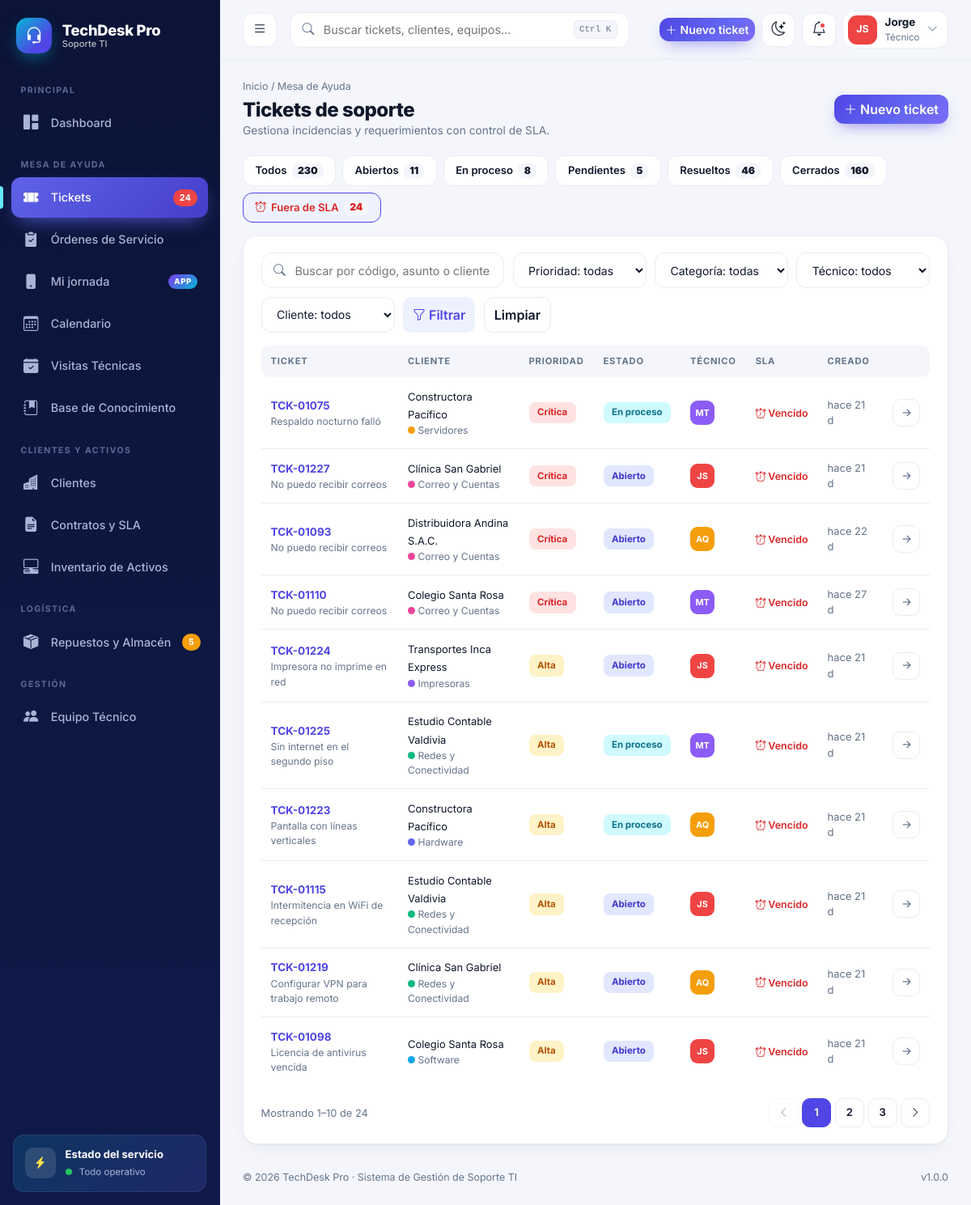
Page /tickets?vencidos=1 (signed in) on the committed database.
### tables this page shows
CREATE TABLE IF NOT EXISTS `tickets` (
  `id` int unsigned NOT NULL AUTO_INCREMENT,
  `codigo` varchar(20) NOT NULL,
  `cliente_id` int unsigned NOT NULL,
  `activo_id` int unsigned DEFAULT NULL,
  `categoria_id` tinyint unsigned NOT NULL,
  `asunto` varchar(180) NOT NULL,
  `descripcion` text,
  `prioridad` enum('baja','media','alta','critica') NOT NULL DEFAULT 'media',
  `estado` enum('abierto','en_proceso','pendiente','resuelto','cerrado') NOT NULL DEFAULT 'abierto',
  `canal` enum('web','correo','telefono','whatsapp','presencial') NOT NULL DEFAULT 'web',
  `tecnico_id` int unsigned DEFAULT NULL,
  `creado_por` int unsigned DEFAULT NULL,
  `fecha_limite` datetime DEFAULT NULL,
  `resuelto_at` datetime DEFAULT NULL,
  `created_at` datetime NOT NULL DEFAULT CURRENT_TIMESTAMP,
  `updated_at` datetime NOT NULL DEFAULT CURRENT_TIMESTAMP ON UPDATE CURRENT_TIMESTAMP,
  PRIMARY KEY (`id`),
  UNIQUE KEY `codigo` (`codigo`),
  KEY `idx_estado` (`estado`),
  KEY `idx_created` (`created_at`),
  KEY `cliente_id` (`cliente_id`),
  KEY `categoria_id` (`categoria_id`),
  KEY `tecnico_id` (`tecnico_id`),
  KEY `activo_id` (`activo_id`),
  CONSTRAINT `tickets_ibfk_1` FOREIGN KEY (`cliente_id`) REFERENCES `clientes` (`id`),
  CONSTRAINT `tickets_ibfk_2` FOREIGN KEY (`categoria_id`) REFERENCES `categorias` (`id`),
  CONSTRAINT `tickets_ibfk_3` FOREIGN KEY (`tecnico_id`) REFERENCES `usuarios` (`id`) ON DELETE SET NULL,
  CONSTRAINT `tickets_ibfk_4` FOREIGN KEY (`activo_id`) REFERENCES `activos` (`id`) ON DELETE SET NULL
);

CREATE TABLE IF NOT EXISTS `clientes` (
  `id` int unsigned NOT NULL AUTO_INCREMENT,
  `razon_social` varchar(150) NOT NULL,
  `ruc` varchar(15) DEFAULT NULL,
  `rubro` varchar(80) DEFAULT NULL,
  `direccion` varchar(200) DEFAULT NULL,
  `telefono` varchar(25) DEFAULT NULL,
  `email` varchar(120) DEFAULT NULL,
  `contacto` varchar(100) DEFAULT NULL,
  `estado` tinyint(1) NOT NULL DEFAULT '1',
  `created_at` timestamp NULL DEFAULT CURRENT_TIMESTAMP,
  PRIMARY KEY (`id`)
);

CREATE TABLE IF NOT EXISTS `categorias` (
  `id` tinyint unsigned NOT NULL AUTO_INCREMENT,
  `nombre` varchar(60) NOT NULL,
  `icono` varchar(40) NOT NULL DEFAULT 'bi-tag',
  `color` varchar(9) NOT NULL DEFAULT '#4f46e5',
  PRIMARY KEY (`id`)
);

### core/Controller.php (called while the page is built, shortened)
<?php
class Controller
{
    protected function render(string $view, array $data = [], string $title = ''): void
    {
        extract($data);
        require APP_PATH . "/views/{$view}.php";
        require APP_PATH . '/views/layouts/main.php';
    }
    protected function paginate(int $total, int $per, int $page): array
    {
        $pages = max(1, (int)ceil($total / $per));
        $page = min(max(1, $page), $pages);
        return ['page' => $page, 'pages' => $pages, 'per' => $per, 'total' => $total, 'offset' => ($page - 1) * $per];
    }
}

### app/controllers/TicketsController.php (called while the page is built, shortened)
<?php
class TicketsController extends Controller
{
    private Ticket $m;
    public function __construct() { require_once APP_PATH . '/models/Ticket.php'; $this->m = new Ticket(); }
    public function index(): void
    {
        $f = [];
        foreach (['q', 'estado', 'prioridad', 'categoria', 'tecnico', 'cliente', 'vencidos'] as $k) $f[$k] = trim($_GET[$k] ?? '');
        $f['orden'] = in_array($f['estado'], ['abierto', 'en_proceso', 'pendiente'], true) || $f['vencidos'];
        $page = (int)($_GET['page'] ?? 1);
        $total = $this->m->listar($f, 1, 0)[1];
        $pg = $this->paginate($total, 10, $page);
        [$rows] = $this->m->listar($f, $pg['per'], $pg['offset']);
        $this->render('tickets/index', [
            'rows' => $rows, 'pg' => $pg, 'f' => $f, 'conteos' => $this->m->conteos(),
            'categorias' => $this->m->categorias(), 'tecnicos' => $this->m->tecnicos(), 'clientes' => $this->m->clientes(),
        ], 'Tickets');
    }
}

### index.php (called while the page is built, shortened)
<?php
require ROOT_PATH . '/core/helpers.php';
require ROOT_PATH . '/core/Database.php';
require ROOT_PATH . '/core/Controller.php';
try {
    (new App())->run();
} catch (PDOException $e) {
    http_response_code(500);
    echo '<!doctype html><meta charset="utf-8"><body style="font-family:system-ui;padding:48px;max-width:640px;margin:auto">'
       . '<h2>No se pudo conectar a la base de datos</h2>'
       . '<p>Ejecuta primero el instalador: <a href="' . BASE_URL . '/install.php">install.php</a></p>'
       . '<pre style="background:#f3f4f6;padding:12px;border-radius:8px;white-space:pre-wrap">' . htmlspecialchars($e->getMessage()) . '</pre></body>';
}

### core/Database.php (called while the page is built)
<?php
class Database
{
    private static ?PDO $pdo = null;
    public static function conn(): PDO
    {
        if (self::$pdo === null) {
            $dsn = 'mysql:host=' . DB_HOST . ';port=' . DB_PORT . ';dbname=' . DB_NAME . ';charset=utf8mb4';
            self::$pdo = new PDO($dsn, DB_USER, DB_PASS, [
                PDO::ATTR_ERRMODE            => PDO::ERRMODE_EXCEPTION,
                PDO::ATTR_DEFAULT_FETCH_MODE => PDO::FETCH_ASSOC,
                PDO::ATTR_EMULATE_PREPARES   => false,
            ]);
        }
        return self::$pdo;
    }
}

### app/models/Ticket.php (called while the page is built, shortened)
<?php
class Ticket
{
    private PDO $db;
    public function __construct() { $this->db = Database::conn(); }
    private function all(string $sql, array $p = []): array { $s = $this->db->prepare($sql); $s->execute($p); return $s->fetchAll(); }
    private function one(string $sql, array $p = []): ?array { $s = $this->db->prepare($sql); $s->execute($p); return $s->fetch() ?: null; }
    public function listar(array $f, int $limit, int $offset): array
    {
        [$w, $p] = $this->where($f);
        $total = (int)$this->one("SELECT COUNT(*) n FROM tickets t JOIN clientes c ON c.id=t.cliente_id $w", $p)['n'];
        $rows = $this->all("SELECT t.*, c.razon_social cliente, cat.nombre categoria, cat.color cat_color,
                CONCAT(u.nombres,' ',u.apellidos) tecnico, u.avatar_color color
            FROM tickets t JOIN clientes c ON c.id=t.cliente_id JOIN categorias cat ON cat.id=t.categoria_id
            LEFT JOIN usuarios u ON u.id=t.tecnico_id $w
            ORDER BY " . ($f['orden'] ?? false ? "FIELD(t.prioridad,'critica','alta','media','baja'), " : '') . "t.created_at DESC
            LIMIT $limit OFFSET $offset", $p);
        return [$rows, $total];
    }
    private function where(array $f): array
    {
        $w = []; $p = [];
        if (!empty($f['vencidos'])) $w[] = "t.estado IN ('abierto','en_proceso','pendiente') AND t.fecha_limite < NOW()";
        return [$w ? 'WHERE ' . implode(' AND ', $w) : '', $p];
    }
}

### app/views/tickets/index.php (the view, shortened to what this page needs)
<?php
$chips = ['' => ['Todos', $conteos['todos']], 'abierto' => ['Abiertos', $conteos['abierto'] ?? 0], 'en_proceso' => ['En proceso', $conteos['en_proceso'] ?? 0],
          'pendiente' => ['Pendientes', $conteos['pendiente'] ?? 0], 'resuelto' => ['Resueltos', $conteos['resuelto'] ?? 0], 'cerrado' => ['Cerrados', $conteos['cerrado'] ?? 0]];
$hay = $f['q'] !== '' || $f['estado'] !== '' || $f['prioridad'] !== '' || $f['categoria'] !== '' || $f['tecnico'] !== '' || $f['cliente'] !== '' || $f['vencidos'] !== '';
$base = function (array $over) use ($f) { $q = array_filter(array_merge($f, ['page' => null, 'orden' => null], $over), fn($v) => $v !== '' && $v !== null && $v !== false); return '?' . http_build_query($q); };
?>
<div class="page-head">
  <div>
    <div class="crumbs"><a href="<?= url('dashboard') ?>">Inicio</a> / Mesa de Ayuda</div>
    <h1>Tickets de soporte</h1>
    <p>Gestiona incidencias y requerimientos con control de SLA.</p>
  </div>
  <a href="<?= url('tickets/crear') ?>" class="btn btn-brand"><i class="bi bi-plus-lg me-1"></i>Nuevo ticket</a>
</div>
<div class="d-flex flex-wrap gap-2 mb-3">
  <?php foreach ($chips as $k => [$lab, $n]): ?>
    <a href="<?= e($base(['estado' => $k, 'vencidos' => ''])) ?>" class="state-chip <?= ($f['estado'] === (string)$k && $f['vencidos'] === '') ? 'active' : '' ?>"><?= e($lab) ?> <b><?= (int)$n ?></b></a>
  <?php endforeach; ?>
  <a href="<?= e($base(['estado' => '', 'vencidos' => '1'])) ?>" class="state-chip <?= $f['vencidos'] !== '' ? 'active' : '' ?>" style="<?= $conteos['vencidos'] ? 'color:#dc2626' : '' ?>"><i class="bi bi-alarm"></i> Fuera de SLA <b><?= (int)$conteos['vencidos'] ?></b></a>
</div>
<div class="card-ui">
  <form method="get" class="filter-bar">
    <div class="search-ui"><i class="bi bi-search"></i><input type="text" name="q" value="<?= e($f['q']) ?>" placeholder="Buscar por código, asunto o cliente…"></div>
    <select name="prioridad" class="select-ui" onchange="this.form.submit()"><option value="">Prioridad: todas</option>
      <?php foreach (PRIORIDADES as $k => $v): ?><option value="<?= $k ?>" <?= $f['prioridad'] === $k ? 'selected' : '' ?>><?= $v ?></option><?php endforeach; ?></select>
    <select name="categoria" class="select-ui" onchange="this.form.submit()"><option value="">Categoría: todas</option>
      <?php foreach ($categorias as $c): ?><option value="<?= $c['id'] ?>" <?= $f['categoria'] === (string)$c['id'] ? 'selected' : '' ?>><?= e($c['nombre']) ?></option><?php endforeach; ?></select>
    <select name="tecnico" class="select-ui" onchange="this.form.submit()"><option value="">Técnico: todos</option><option value="0" <?= $f['tecnico'] === '0' ? 'selected' : '' ?>>Sin asignar</option>
      <?php foreach ($tecnicos as $c): ?><option value="<?= $c['id'] ?>" <?= $f['tecnico'] === (string)$c['id'] ? 'selected' : '' ?>><?= e($c['nombre']) ?></option><?php endforeach; ?></select>
    <select name="cliente" class="select-ui" onchange="this.form.submit()"><option value="">Cliente: todos</option>
      <?php foreach ($clientes as $c): ?><option value="<?= $c['id'] ?>" <?= $f['cliente'] === (string)$c['id'] ? 'selected' : '' ?>><?= e($c['razon_social']) ?></option><?php endforeach; ?></select>
    <button class="btn btn-soft" type="submit"><i class="bi bi-funnel me-1"></i>Filtrar</button>
    <?php if ($hay): ?><a href="<?= url('tickets') ?>" class="btn btn-ghost">Limpiar</a><?php endif; ?>
  </form>
  <div class="table-responsive">
    <table class="table-ui">
      <thead><tr><th>Ticket</th><th>Cliente</th><th>Prioridad</th><th>Estado</th><th>Técnico</th><th>SLA</th><th>Creado</th><th style="width:1%"></th></tr></thead>
      <tbody>
      <?php foreach ($rows as $t): [$sc, $st] = sla_info($t); ?>
        <tr>
          <td><a href="<?= url('tickets/ver/' . $t['id']) ?>" class="tk-code fw-bold"><?= e($t['codigo']) ?></a><div class="tk-sub"><?= e(mb_strimwidth($t['asunto'], 0, 46, '…')) ?></div></td>
          <td><span class="small"><?= e($t['cliente']) ?></span><div class="tk-sub"><i class="dot" style="background:<?= e($t['cat_color']) ?>"></i> <?= e($t['categoria']) ?></div></td>
          <td><?= prio_pill($t['prioridad']) ?></td>
          <td><?= estado_pill($t['estado']) ?></td>
          <td><?= $t['tecnico'] ? avatar_html($t['tecnico'], $t['color'], 'avatar-sm') : '<span class="text-muted small">Sin asignar</span>' ?></td>
          <td><span class="sla sla-<?= $sc === 'bad' ? 'bad' : 'ok' ?>" style="<?= $sc === 'warn' ? 'color:#d97706' : '' ?>"><i class="bi <?= $sc === 'bad' ? 'bi-alarm' : 'bi-clock' ?>"></i> <?= e($st) ?></span></td>
          <td class="small text-muted"><?= e(hace($t['created_at'])) ?></td>
          <td><div class="row-actions"><a class="act-btn" href="<?= url('tickets/ver/' . $t['id']) ?>" title="Abrir"><i class="bi bi-arrow-right-short fs-5"></i></a></div></td>
        </tr>
      <?php endforeach; if (!$rows): ?>
        <tr><td colspan="8" class="empty-row"><i class="bi bi-inbox"></i>No hay tickets con esos filtros.</td></tr>
      <?php endif; ?>
      </tbody>
    </table>
  </div>
  <?= pager($pg) ?>
</div>

### core/helpers.php (shortened to what this page needs)
<?php
function e($v): string { return htmlspecialchars((string)$v, ENT_QUOTES, 'UTF-8'); }
function url(string $p = ''): string { return BASE_URL . '/' . ltrim($p, '/'); }
function iniciales(string $n): string {
    $p = preg_split('/\s+/', trim($n)); $i = mb_substr($p[0] ?? '', 0, 1);
    if (count($p) > 1) $i .= mb_substr(end($p), 0, 1);
    return mb_strtoupper($i);
}
function hace(string $fecha): string {
    $d = time() - strtotime($fecha);
    return 'hace ' . floor($d / 86400) . ' d';
}
function pill(string $text, string $class = 'muted'): string { return '<span class="pill pill-' . e($class) . '">' . e($text) . '</span>'; }
function logo_url(): ?string { return cfg('empresa_logo_ver') !== '' ? url('empresa/logo?v=' . cfg('empresa_logo_ver')) : null; }
function brand_mark(string $style = ''): string
{
    $l = logo_url();
    return '<span class="brand-mark' . ($l ? ' has-logo' : '') . '"' . ($style ? ' style="' . $style . '"' : '') . '>' . ($l ? '<img src="' . e($l) . '" alt="">' : '<i class="bi bi-headset"></i>') . '</span>';
}
function prio_pill(string $p): string {
    $c = ['critica' => 'danger', 'alta' => 'warning', 'media' => 'info', 'baja' => 'muted'][$p] ?? 'muted';
    return pill(PRIORIDADES[$p] ?? $p, $c);
}
function estado_pill(string $e): string {
    $c = ['abierto' => 'soft-primary', 'en_proceso' => 'soft-info', 'pendiente' => 'soft-warning', 'resuelto' => 'success', 'cerrado' => 'muted'][$e] ?? 'muted';
    return pill(ESTADOS_TK[$e] ?? $e, $c);
}
function avatar_html(string $nombre, string $color = '#4f46e5', string $cls = ''): string {
    return '<span class="avatar ' . e($cls) . '" style="background:' . e($color) . '" title="' . e($nombre) . '">' . e(iniciales($nombre)) . '</span>';
}
function pager(array $pg): string {
    $q = $_GET; unset($q['url']);
    $link = function (int $p) use ($q) { $q['page'] = $p; return '?' . http_build_query($q); };
    $h = '<nav class="pager"><span class="pager-info">Mostrando ' . ($pg['offset'] + 1) . '–' . min($pg['offset'] + $pg['per'], $pg['total']) . ' de ' . $pg['total'] . '</span><ul>';
    $h .= '<li class="' . ($pg['page'] <= 1 ? 'disabled' : '') . '"><a href="' . e($link(max(1, $pg['page'] - 1))) . '"><i class="bi bi-chevron-left"></i></a></li>';
    $from = max(1, $pg['page'] - 2); $to = min($pg['pages'], $pg['page'] + 2);
    for ($i = $from; $i <= $to; $i++) $h .= '<li class="' . ($i == $pg['page'] ? 'active' : '') . '"><a href="' . e($link($i)) . '">' . $i . '</a></li>';
    $h .= '<li class="' . ($pg['page'] >= $pg['pages'] ? 'disabled' : '') . '"><a href="' . e($link(min($pg['pages'], $pg['page'] + 1))) . '"><i class="bi bi-chevron-right"></i></a></li></ul></nav>';
    return $h;
}
function sla_info(array $t): array
{
    $lim = strtotime($t['fecha_limite'] ?? '');
    $d = $lim - time();
    $txt = function (int $s): string { $s = abs($s); $h = intdiv($s, 3600); $m = intdiv($s % 3600, 60); return $h >= 24 ? intdiv($h, 24) . 'd ' . ($h % 24) . 'h' : ($h ? "{$h}h {$m}m" : "{$m}m"); };
    if ($d < 0) return ['bad', 'Vencido', 'Vencido hace ' . $txt($d)];
    $tot = max(1, $lim - strtotime($t['created_at']));
    return [$d / $tot < 0.25 ? 'warn' : 'ok', $txt($d), 'Vence en ' . $txt($d)];
}
function cfg(string $clave, $defecto = '')
{
    static $c = null;
    if ($c === null) {
        try { $c = array_column(Database::conn()->query('SELECT clave, valor FROM configuracion WHERE clave <> \'empresa_logo_data\'')->fetchAll(PDO::FETCH_NUM), 1, 0); }
        catch (Throwable $e) { $c = []; }
    }
    return isset($c[$clave]) && $c[$clave] !== '' ? $c[$clave] : $defecto;
}
function EmpresaController_colores(string $k): ?array
{
    $m = ['azul' => ['#2563eb', '#3b82f6'], 'cian' => ['#0891b2', '#06b6d4'], 'esmeralda' => ['#059669', '#10b981'], 'violeta' => ['#7c3aed', '#8b5cf6'], 'rosa' => ['#e11d48', '#f43f5e'], 'naranja' => ['#ea580c', '#f97316'], 'pizarra' => ['#334155', '#475569']];
    return $m[$k] ?? null;
}
function brand_css(): string
{
    $c = EmpresaController_colores(cfg('color_marca', 'indigo')); if (!$c) return '';
    return '<style>:root{--brand:' . $c[0] . ';--brand-2:' . $c[1] . ';--brand-soft:color-mix(in srgb,' . $c[0] . ' 11%,transparent)}[data-theme=dark]{--brand-soft:color-mix(in srgb,' . $c[1] . ' 18%,transparent)}</style>';
}

### rows in the picture
tickets: codigo "TCK-01075", asunto "Respaldo nocturno falló", cliente.razon_social "Constructora Pacífico", categoria.nombre "Servidores", text "Crítica En proceso", nombre "MT", st "Vencido", created_at "hace 21 d"
tickets: codigo "TCK-01227", asunto "No puedo recibir correos", cliente.razon_social "Clínica San Gabriel", categoria.nombre "Correo y Cuentas", text "Crítica Abierto", nombre "JS", st "Vencido", created_at "hace 21 d"
tickets: codigo "TCK-01093", asunto "No puedo recibir correos", cliente.razon_social "Distribuidora Andina S.A.C.", categoria.nombre "Correo y Cuentas", text "Crítica Abierto", nombre "AQ", st "Vencido", created_at "hace 22 d"
tickets: codigo "TCK-01110", asunto "No puedo recibir correos", cliente.razon_social "Colegio Santa Rosa", categoria.nombre "Correo y Cuentas", text "Crítica Abierto", nombre "MT", st "Vencido", created_at "hace 27 d"
tickets: codigo "TCK-01224", asunto "Impresora no imprime en red", cliente.razon_social "Transportes Inca Express", categoria.nombre "Impresoras", text "Alta Abierto", nombre "JS", st "Vencido", created_at "hace 21 d"
tickets: codigo "TCK-01225", asunto "Sin internet en el segundo piso", cliente.razon_social "Estudio Contable Valdivia", categoria.nombre "Redes y Conectividad", text "Alta En proceso", nombre "MT", st "Vencido", created_at "hace 21 d"
tickets: codigo "TCK-01223", asunto "Pantalla con líneas verticales", cliente.razon_social "Constructora Pacífico", categoria.nombre "Hardware", text "Alta En proceso", nombre "AQ", st "Vencido", created_at "hace 21 d"
tickets: codigo "TCK-01115", asunto "Intermitencia en WiFi de recepción", cliente.razon_social "Estudio Contable Valdivia", categoria.nombre "Redes y Conectividad", text "Alta Abierto", nombre "JS", st "Vencido", created_at "hace 21 d"
tickets: codigo "TCK-01219", asunto "Configurar VPN para trabajo remoto", cliente.razon_social "Clínica San Gabriel", categoria.nombre "Redes y Conectividad", text "Alta Abierto", nombre "AQ", st "Vencido", created_at "hace 21 d"
tickets: codigo "TCK-01098", asunto "Licencia de antivirus vencida", cliente.razon_social "Colegio Santa Rosa", categoria.nombre "Software", text "Alta Abierto", nombre "JS", st "Vencido", created_at "hace 21 d"

### other values in the picture
empresa_nombre() "TechDesk Pro"
cfg('empresa_eslogan', 'Soporte TI') "Soporte TI"
$seccion "PRINCIPAL"
$it['label'] "Dashboard"
$seccion "MESA DE AYUDA"
$it['label'] "Tickets"
$badge "24"
$it['label'] "Órdenes de Servicio"
$it['label'] "Mi jornada"
$it['tag'] "APP"
$it['label'] "Calendario"
$it['label'] "Visitas Técnicas"
$it['label'] "Base de Conocimiento"
$seccion "CLIENTES Y ACTIVOS"
$it['label'] "Clientes"
